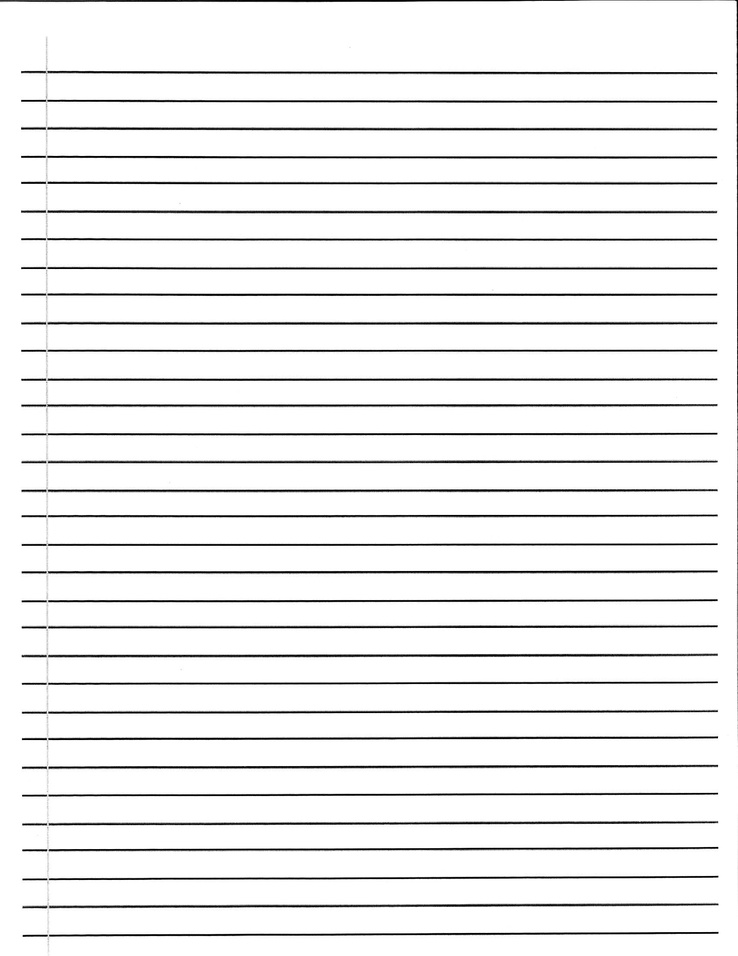
#> input picture handwritting/blank_0001.jpg, 738 x 956 px, shrunk from 1700 x 2200 before the run
$ python entry.py --image handwritting/blank_0001.jpg
#> lines starting #> are read from the running program, lines starting #| are printed output that depends on the picture
### binarize.py
import numpy as np
import cv2

class BinaryImage:
    def __init__(self):
        pass

    def compute_histogram(self, image):
        hist = np.histogram(image, bins=256, range=(0, 256))[0]

        return hist

    def get_num_of_values(self, hist):
        num_of_values = 0

        for values in hist:
            num_of_values += values

        return num_of_values

    def compute_probabilities(self, hist, num_of_values):
        prob = [0]*256

        for i in range(256):
            prob[i] = hist[i] / num_of_values

        return prob

    def calculate_weights(self, prob_subset):
        acc_prob = 0

        for prob in prob_subset:
            acc_prob += prob

        weighted_prob = acc_prob

        return weighted_prob

    def get_means(self, prob, threshold):
        left_acc = 0
        left_numerator = 0
        right_acc = 0
        right_numerator = 0

        for i in range(256):
            if i <= threshold:
                left_acc += prob[i]
                left_numerator += prob[i] * i
            else:
                right_acc += prob[i]
                right_numerator += prob[i] * i

        left_mean = left_numerator/left_acc if left_acc > 0 else 0
        right_mean = right_numerator/right_acc if right_acc > 0 else 0

        return [left_mean, right_mean]

    def get_variance(self, prob, threshold, means):
        left_acc = 0
        left_numerator = 0
        right_acc = 0
        right_numerator = 0

        for i in range(256):
            if i <= threshold:
                left_acc += prob[i]
                left_numerator += pow(i - means[0],2) * prob[i]
            else:
                right_acc += prob[i]
                right_numerator += pow(i - means[1],2) * prob[i]

        left_var = left_numerator/left_acc if left_acc > 0 else 0
        right_var = right_numerator/right_acc if right_acc > 0 else 0

        return[left_var, right_var]

    def within_class_var(self, hist):
        num_of_values = self.get_num_of_values(hist)

        prob = self.compute_probabilities(hist, num_of_values)

        within_class_var_list = [float('inf')]*256

        for i in range(256):
            weights = [self.calculate_weights(prob[:i+1]), self.calculate_weights(prob[i+1:])]

            if weights[0] > 0 and weights[1]:
                means = self.get_means(prob, i)

                vars = self.get_variance(prob, i, means)

                within_class_var_list[i] = weights[0] * vars[0] + weights[1] * vars[1]

        return within_class_var_list

    def find_otsu_threshold(self, hist):
        within_class_var = self.within_class_var(hist)

        threshold = within_class_var.index(min(within_class_var))

        return threshold

    def binarize(self, image):
      grey_scale = cv2.cvtColor(image, cv2.COLOR_BGR2GRAY)

      threshold = self.find_otsu_threshold(self.compute_histogram(grey_scale))

      image_lenght = grey_scale.shape[0]
      image_height = grey_scale.shape[1]

      bin_img = np.zeros((image_lenght, image_height), dtype=np.uint8)

      for i in range(image_lenght):
          for j in range(image_height):
              if grey_scale[i,j] <= threshold:
                  bin_img[i,j] = 255
              else:
                  bin_img[i,j] = 0

      return bin_img


### entry.py
from argparse import ArgumentParser
import binarize as bi
import sys
import cv2

def main():
  parser = ArgumentParser()
  parser.add_argument("-i", "--image", dest="image",
                      help="specify the name of the image", metavar="IMAGE")
  args = parser.parse_args()

  if args.image is None:
    print("Please specify the name of image")
    print("use the -h option to see usage information")
    sys.exit(2)
  else:
    input_image = cv2.imread(args.image)
#> input_image is the input picture: shape (956, 738, 3); min 0, max 255, mean 238.2

  if input_image is None:
        print("Error: Could not decode image. Check file integrity.")
        return

  bin_img = bi.BinaryImage()

  binary_img = bin_img.binarize(input_image)
#> in compute_histogram, `hist = np.histogram(image, bins=256, range=(0, 256))[0]`: hist = 256 values, max 522961 at index 255, min 173 at index 108, mean 2756
#> in get_num_of_values, `num_of_values = 0`: num_of_values = 0
#> the loop in get_num_of_values, `for values in hist:` made 256 passes
#> (values, num_of_values) on passes 1 to 3: (9071, 9071), (2943, 12014), (1627, 13641)
#> after the loop in get_num_of_values, `for values in hist:`: num_of_values = 705528
#> after the loop in compute_probabilities, `for i in range(256):`: prob = 256 values, max 0.741 at index 255, min 0.000245 at index 108, mean 0.00391
#> the loop in within_class_var, `for i in range(256):` made 256 passes
#> (weights, means, vars) on passes 1 to 12: ([0.0129, 0.987], [0, 241.3], [0, 2220.6]), ([0.017, 0.983], [0.245, 242.3], [0.185, 1983.9]), ([0.0193, 0.981], [0.454, 242.9], [0.486, 1852.4]), ([0.0206, 0.979], [0.609, 243.2], [0.826, 1781.4]), ([0.0212, 0.979], [0.711, 243.4], [1.14, 1745.1]), ([0.0218, 0.978], [0.824, 243.5], [1.58, 1712.7]), ([0.0223, 0.978], [0.936, 243.6], [2.11, 1685.8]), ([0.0228, 0.977], [1.07, 243.7], [2.86, 1657.9]), ([0.0232, 0.977], [1.21, 243.8], [3.75, 1632]), ([0.0237, 0.976], [1.37, 244], [4.89, 1605.3]), ([0.0242, 0.976], [1.53, 244.1], [6.16, 1580.8]), ([0.0247, 0.975], [1.71, 244.2], [7.74, 1555])
#> (means, vars) on passes 61 to 66: ([15.34, 247.9], [361.4, 787]), ([15.74, 248], [376.4, 773.8]), ([16.1, 248], [390, 762.1]), ([16.48, 248.1], [404.5, 750]), ([16.84, 248.2], [418.6, 738.6]), ([17.23, 248.2], [433.5, 726.8])
#> after the loop in within_class_var, `for i in range(256):`: within_class_var_list = 256 items, first 6: 2192, 1950.1, 1816.6, 1744.8, 1708.1, 1675.4
#> in find_otsu_threshold, `within_class_var = self.within_class_var(hist)`: within_class_var has the same summary as within_class_var_list in within_class_var
#> in find_otsu_threshold, `threshold = within_class_var.index(min(within_class_var))`: threshold = 152
#> after the loop in binarize, `for i in range(image_lenght):`:
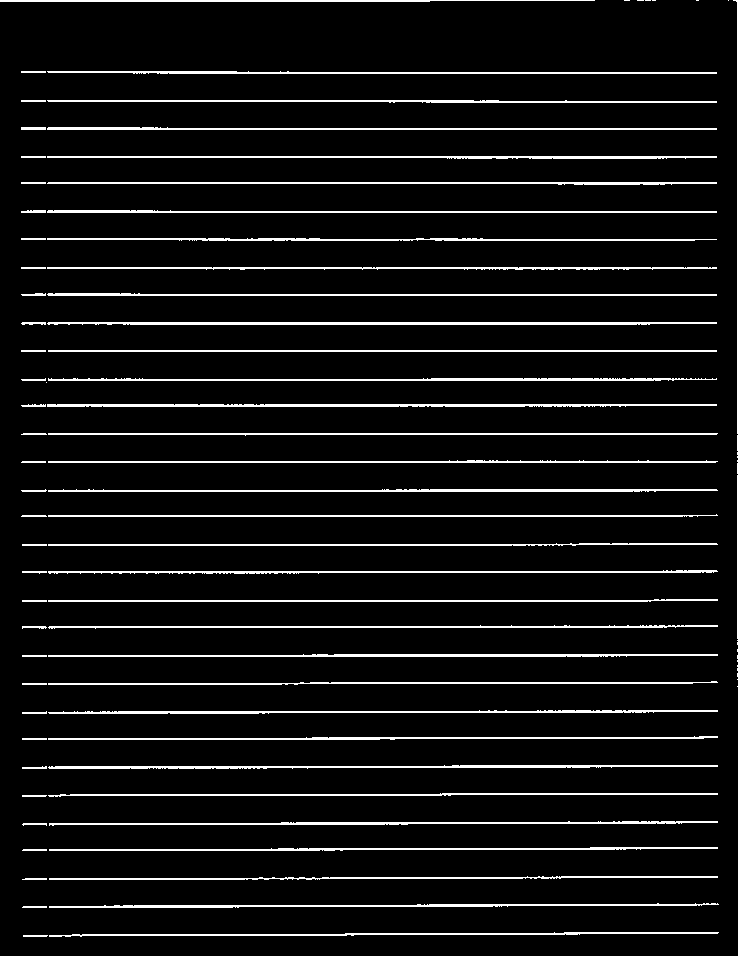
#> bin_img: shape (956, 738); 7.1% white in thin lines or dots

  # Next step to single out the letters

  cv2.imshow("handwritting", binary_img)
  cv2.waitKey(0)
  cv2.destroyAllWindows()


if __name__ == "__main__":
    main()

$ run again, on handwritting/jannet_0001.jpg
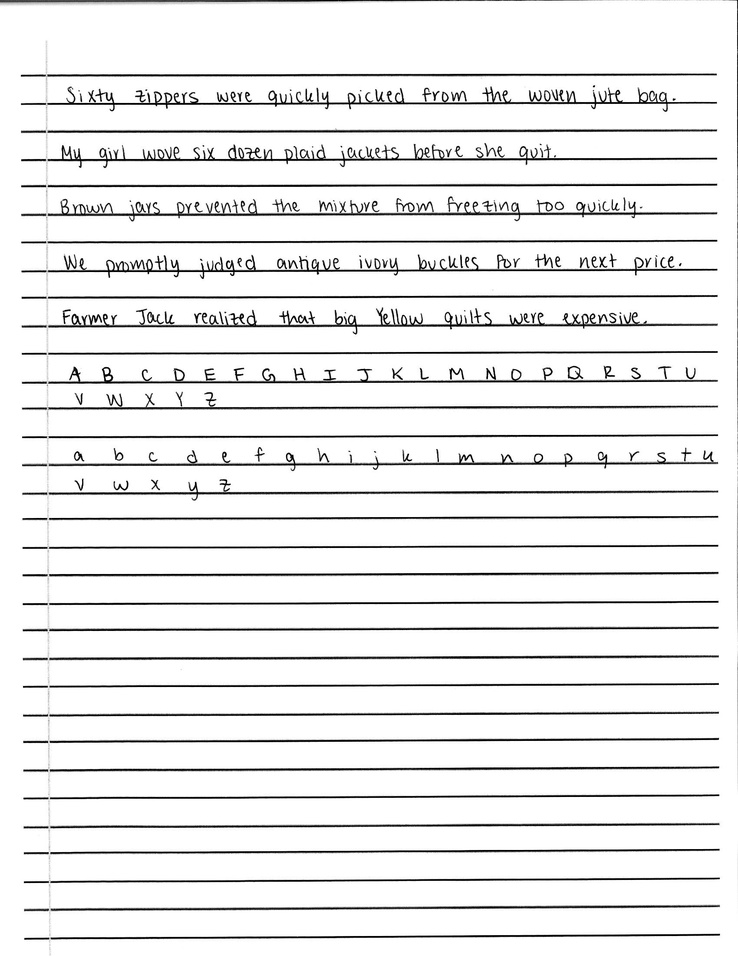
#> input picture handwritting/jannet_0001.jpg, 738 x 956 px, shrunk from 1700 x 2200 before the run
#> in main, input_image is the input picture: shape (956, 738, 3); min 0, max 255, mean 235.3
#> hist = 256 values, max 494222 at index 255, min 225 at index 116, mean 2756
#> in get_num_of_values, `num_of_values = 0`: num_of_values = 0
#> the loop in get_num_of_values, `for values in hist:` made 256 passes
#> (values, num_of_values) on passes 1 to 3: (7557, 7557), (2566, 10123), (1576, 11699)
#> after the loop in get_num_of_values, `for values in hist:`: num_of_values = 705528
#> after the loop in compute_probabilities, `for i in range(256):`: prob = 256 values, max 0.7 at index 255, min 0.000319 at index 116, mean 0.00391
#> the loop in within_class_var, `for i in range(256):` made 256 passes
#> (weights, means, vars) on passes 1 to 8: ([0.0107, 0.989], [0, 237.8], [0, 2762.5]), ([0.0143, 0.986], [0.253, 238.7], [0.189, 2565]), ([0.0166, 0.983], [0.489, 239.2], [0.519, 2443.3]), ([0.018, 0.982], [0.682, 239.6], [0.928, 2367.8]), ([0.0188, 0.981], [0.837, 239.8], [1.37, 2320.2]), ([0.0197, 0.98], [1.01, 240], [2, 2276.5]), ([0.0203, 0.98], [1.18, 240.1], [2.75, 2239.4]), ([0.021, 0.979], [1.36, 240.3], [3.72, 2203.6])
#> after the loop in within_class_var, `for i in range(256):`: within_class_var_list = 256 items, first 6: 2733, 2528.2, 2402.8, 2325.3, 2276.5, 2231.8
#> within_class_var has the same summary as within_class_var_list in within_class_var
#> in find_otsu_threshold, `threshold = within_class_var.index(min(within_class_var))`: threshold = 153
#> after the loop in binarize, `for i in range(image_lenght):`:
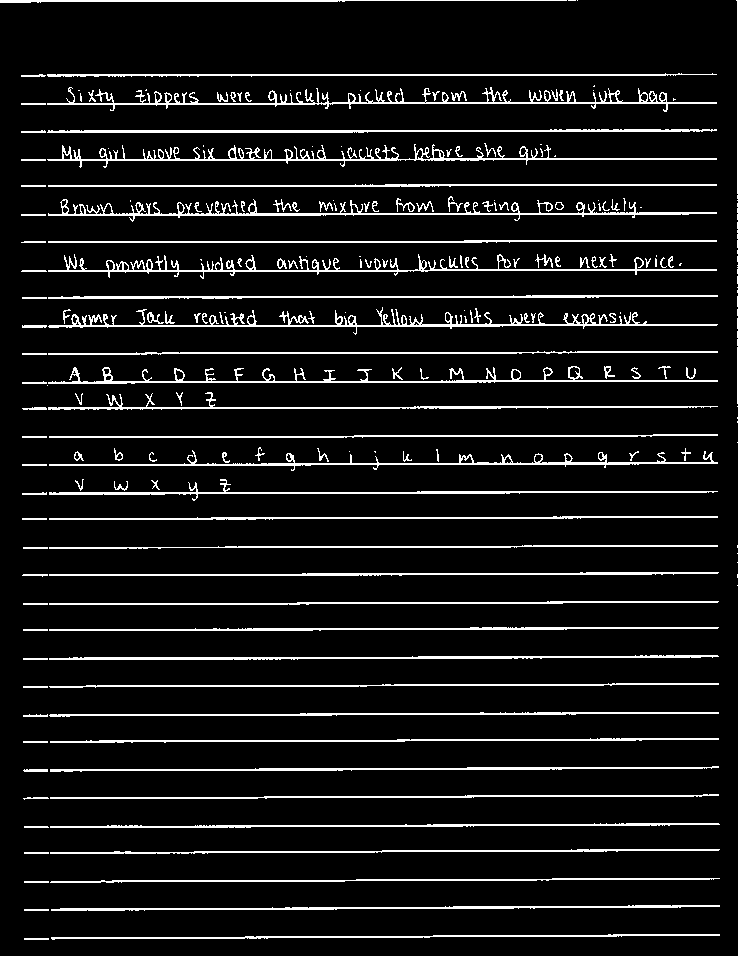
#> bin_img: shape (956, 738); 8.5% white in thin lines or dots

$ run again, on handwritting/kristin_0001.jpg
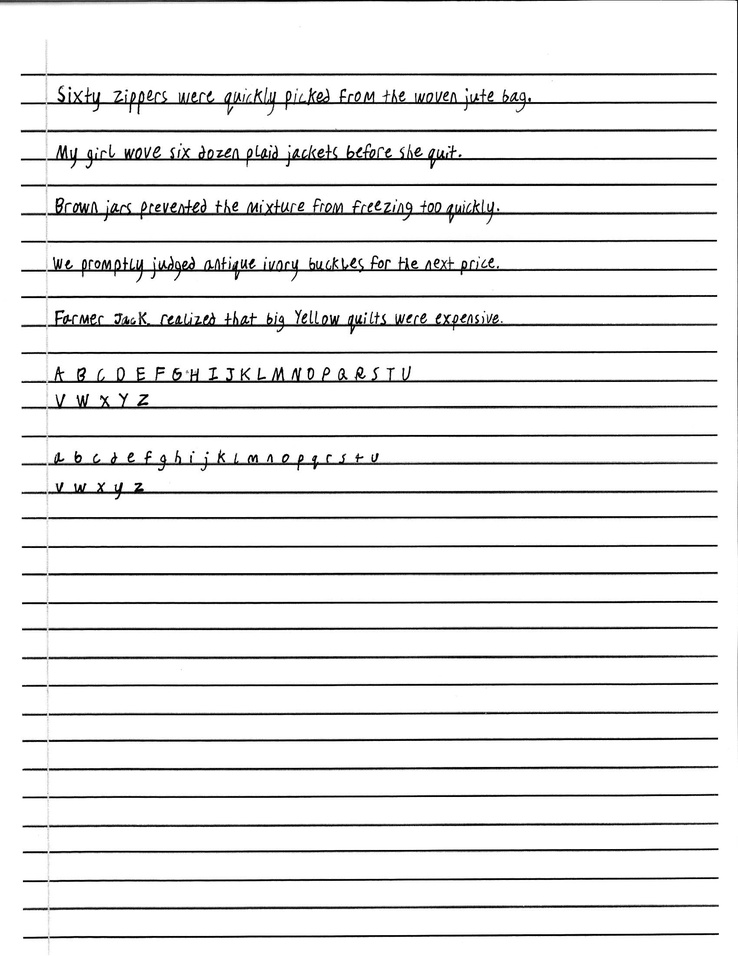
#> input picture handwritting/kristin_0001.jpg, 738 x 956 px, shrunk from 1700 x 2200 before the run
#> in main, input_image is the input picture: shape (956, 738, 3); min 0, max 255, mean 235.1
#> hist = 256 values, max 497945 at index 255, min 215 at index 76, mean 2756
#> in get_num_of_values, `num_of_values = 0`: num_of_values = 0
#> the loop in get_num_of_values, `for values in hist:` made 256 passes
#> (values, num_of_values) on passes 1 to 3: (8568, 8568), (2829, 11397), (1651, 13048)
#> after the loop in get_num_of_values, `for values in hist:`: num_of_values = 705528
#> after the loop in compute_probabilities, `for i in range(256):`: prob = 256 values, max 0.706 at index 255, min 0.000305 at index 76, mean 0.00391
#> the loop in within_class_var, `for i in range(256):` made 256 passes
#> (weights, means, vars) on passes 1 to 8: ([0.0121, 0.988], [0, 238], [0, 2772.2]), ([0.0162, 0.984], [0.248, 239], [0.187, 2553.6]), ([0.0185, 0.982], [0.47, 239.6], [0.502, 2425.5]), ([0.0199, 0.98], [0.653, 239.9], [0.895, 2346.7]), ([0.021, 0.979], [0.816, 240.2], [1.37, 2291]), ([0.0217, 0.978], [0.968, 240.3], [1.93, 2248.1]), ([0.0226, 0.977], [1.15, 240.5], [2.75, 2203.9]), ([0.0233, 0.977], [1.34, 240.7], [3.71, 2164.3])
#> after the loop in within_class_var, `for i in range(256):`: within_class_var_list = 256 items, first 6: 2738.6, 2512.4, 2380.6, 2299.9, 2243, 2199.3
#> within_class_var has the same summary as within_class_var_list in within_class_var
#> in find_otsu_threshold, `threshold = within_class_var.index(min(within_class_var))`: threshold = 151
#> after the loop in binarize, `for i in range(image_lenght):`:
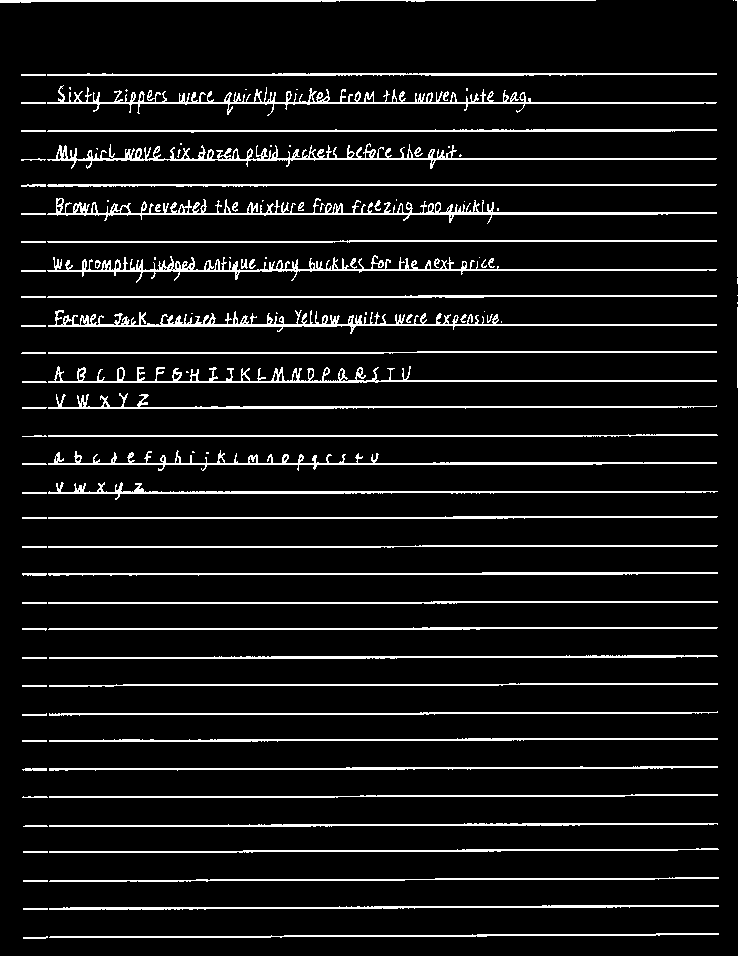
#> bin_img: shape (956, 738); 8.4% white in thin lines or dots
